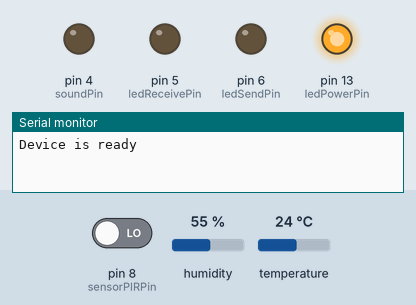
This sketch was run on a simulated Arduino Uno, built with avr-gcc and run on an emulated ATmega328P. Shown: output pins drawn as LEDs (lit = HIGH), the last lines printed to the serial monitor. The test bench sets the inputs (shaded band); at power-on: pin 8 (sensorPIRPin) LOW, humidity 55 %, temperature 24 °C. No radio packets arrive unless stated.

Above: at 2.5 s.
At 5.05 s:
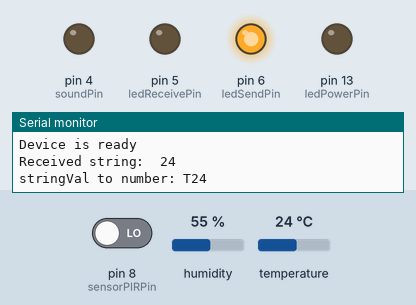
Timing chart, 0 to 6.6 s (numbered marks = the images above):
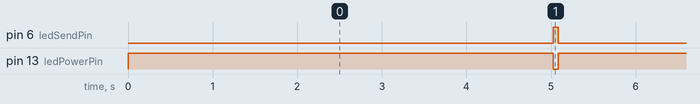

The sketch:

Machine_room_A.ino
```cpp
#include <DHT.h>
#define DHTPIN 7
#define DHTTYPE DHT11
DHT dht(DHTPIN, DHTTYPE);
#include <VirtualWire.h>

const byte ledPowerPin = 13;
const byte ledReceivePin = 5;
const byte ledSendPin = 6;
const byte rfSendPin = 3;
const byte rfRecvPin = 2;
const byte soundPin = 4;
const byte sensorTemperaturePin = 7;
const byte sensorPIRPin = 8;

void setLED(char txtStatus) {
  switch (txtStatus) {
    case 'A':
      digitalWrite(ledPowerPin, HIGH);
      digitalWrite(ledSendPin, LOW);
      digitalWrite(ledReceivePin, LOW);
      break;
    case 'B':
      digitalWrite(ledPowerPin, LOW);
      digitalWrite(ledSendPin, HIGH);
      digitalWrite(ledReceivePin, LOW);
      break;
    case 'C':
      digitalWrite(ledPowerPin, LOW);
      digitalWrite(ledSendPin, LOW);
      digitalWrite(ledReceivePin, HIGH);
      break;
    default:
      digitalWrite(ledPowerPin, LOW);
      digitalWrite(ledSendPin, LOW);
      digitalWrite(ledReceivePin, LOW);
    break;
  }
}

void sendData(String stringSend, char charType) {

  Serial.println(); Serial.print("Received string: ");Serial.println(stringSend);
  int tmpNumberValue = stringSend.toInt();
  String stringVal =  charType + String(tmpNumberValue, DEC) + ' ';
  Serial.print("stringVal to number: ");Serial.println(stringVal); //display string
  char finalArray[stringVal.length()];
  stringVal.toCharArray(finalArray,stringVal.length());
  setLED('B');
  vw_send((uint8_t *)finalArray, sizeof(finalArray));
  vw_wait_tx(); // Wait until the whole message is gone
  setLED('A');
}


void setup() {
  Serial.begin(9600);
  pinMode(ledPowerPin, OUTPUT);
  pinMode(ledReceivePin, OUTPUT);
  pinMode(ledSendPin, OUTPUT);
  pinMode(soundPin, OUTPUT);
  pinMode(sensorTemperaturePin, INPUT);
  pinMode(sensorPIRPin, INPUT);

  vw_set_tx_pin(rfSendPin);
  // Initialize the IO and ISR
  vw_setup(2000); // Bits per sec
  dht.begin();
  Serial.println("Device is ready");
  setLED('A');
}

void loop(){
  // Wait a few seconds between measurements.
  delay(5000);
  boolean statusPIR = digitalRead(sensorPIRPin);

  // Reading temperature or humidity takes about 250 milliseconds!
  // Sensor readings may also be up to 2 seconds 'old' (its a very slow sensor)
  float h = dht.readHumidity();
  float t = dht.readTemperature();
  // Check if any reads failed and exit early (to try again).
  if (isnan(h) || isnan(t)) {
    Serial.println("Failed to read from DHT sensor!");
    return;
  }
  //溫度
  int tmpNumberValue;
  char tmpArrayValue[3];               //temporarily holds data from vals

  dtostrf(t, 3, 0, tmpArrayValue);
  String stringTVal = String(tmpArrayValue);
  //Serial.print("Send this string: ");Serial.println(stringTVal); //display string
  sendData(stringTVal,'T');

  delay(5000);

  dtostrf(h, 3, 0, tmpArrayValue);
  String stringHVal = String(tmpArrayValue);
  sendData(stringHVal,'H');


  //stringSend = "A-Sensor:" + String(statusPIR) + "|" + stringHVal + "|" + stringTVal+":End";


}
```

Measured:
- by itself, pin 6 (ledSendPin): alternates HIGH for 0.06 s and LOW for 5.0 s
- by itself, pin 13 (ledPowerPin): alternates HIGH for 5.0 s and LOW for 0.06 s
